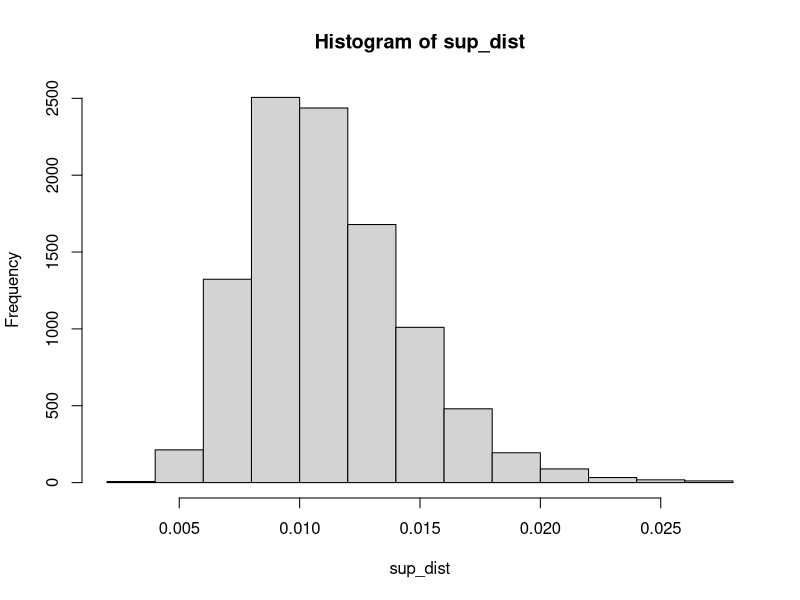
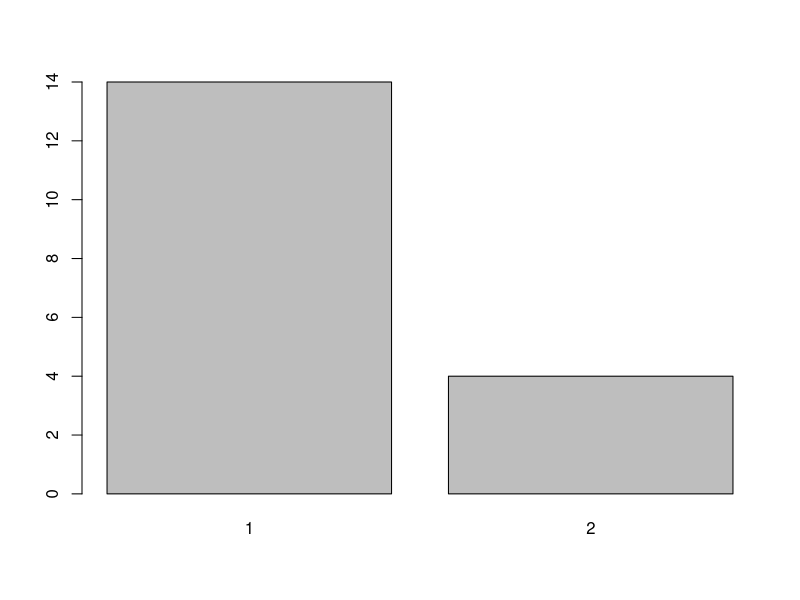

Write the R code that produced these figures, in order.
library(pracma)

# compute_true_Vs <- function(X, mu, ss) {
#   Xmu <- as.numeric(t(X) %*% mu)
#   XtX <- t(X) %*% X
#   ans <- apply(ss, 2, function(S) {
#     S <- S[S != 0]
#     as.numeric(t(Xmu[S]) %*% solve(XtX[S, S], Xmu[S]))
#   })
#   names(ans) <- apply(ss, 2, function(S) {
#     S <- S[S != 0]
#     paste(S, collapse = ".")
#   })
#   ans
# }
# 
# compute_true_Vs2 <- function(X, mu, ss) {
#   ans <- apply(ss, 2, function(S) {
#     res <- qr(X[, S])
#     qr.Q(res)
#     sum((t(qr.Q(res)) %*% mu)^2)
#   })
#   names(ans) <- apply(ss, 2, function(S) {
#     S <- S[S != 0]
#     paste(S, collapse = ".")
#   })
#   ans
# }

## empirically compute true null distribution
compute_true_Vs2_par <- function(X, mus, ss) {
  ans <- apply(ss, 2, function(S) {
    res <- qr(X[, S])
    qr.Q(res)
    colSums((t(qr.Q(res)) %*% mus)^2)
  })
  colnames(ans) <- apply(ss, 2, function(S) {
    S <- S[S != 0]
    paste(S, collapse = ".")
  })
  ans
}

normalize <- function(x) {
  x/sqrt(sum(x^2))
}


####
##  Meta-calculations to check accuracy of IU comps
####

approx_probs <- function(Vss, thres, max.order = 20) {
  counts <- apply(Vss, 1, function(v) sum(v > thres))
  (true_prob <- mean(counts > 0))
  tab <- table(counts)/length(counts)
  ns <- as.numeric(names(tab))
  proxes <- numeric()
  for (i in 1:max.order) {
    current <- (-1)^(i+1) * sum(choose(ns, i) * tab)
    proxes <- c(proxes, current)
  }
  names(proxes) <- paste(1:max.order)
  c(true_prob = true_prob, cumsum(proxes))
}

####
##  Intersection-union computations
####

## probability that min R^2 over subsets in ss > thres
subspace_intersection_prob <- function(X, ss, thres) {

}

## probability that max over ss subsets will yield R^2 > thres
full_int_union <- function(X, ss, thres) {
  
}



n <- 1000
p <- 50
X <- randn(n, p)
X <- apply(X, 2, normalize)
k <- 2
ss <- combn(1:p, k)



# y <- normalize(rnorm(n))
# 
# Vs <- compute_true_Vs(X, y, ss)
# Vs2 <- compute_true_Vs2(X, y, ss)

n.its <- 10000
ys <- randn(n, n.its)
ys <- apply(ys, 2, normalize)
# Vs <- compute_true_Vs2(X, ys[, 1], ss)
Vss <- compute_true_Vs2_par(X, ys, ss)

sup_dist <- apply(Vss, 1, max)
hist(sup_dist)
# mean(sup_dist > 0.085)
# 
# ## probability of an intersection event
max(sup_dist)
thres <- 0.025
counts <- apply(Vss, 1, function(v) sum(v > thres))
barplot(table(counts)[-1])
approx_probs(Vss, thres, max.order = 5)
